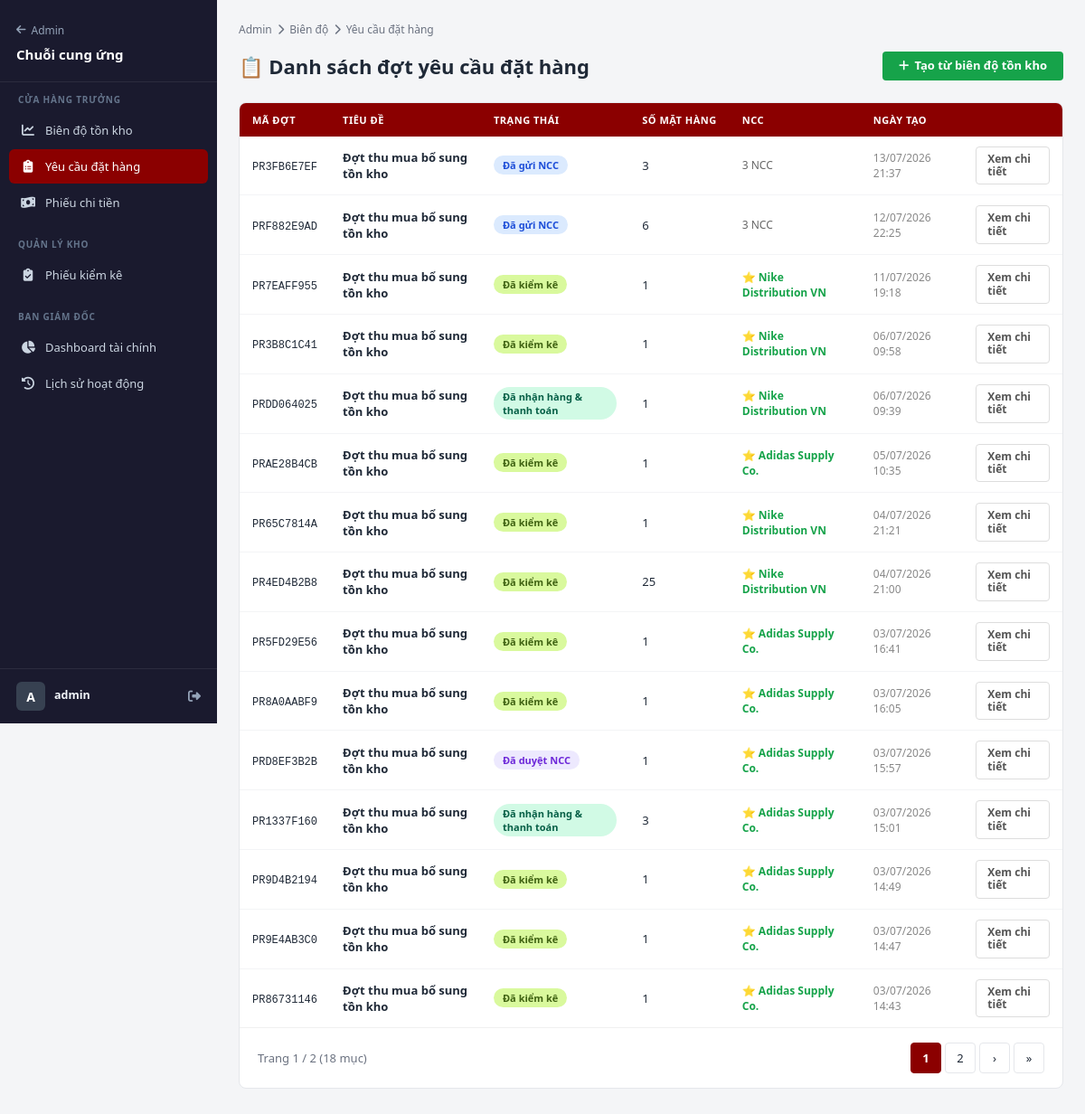
Page /supply/requests/ (signed in) on the earlier database version.
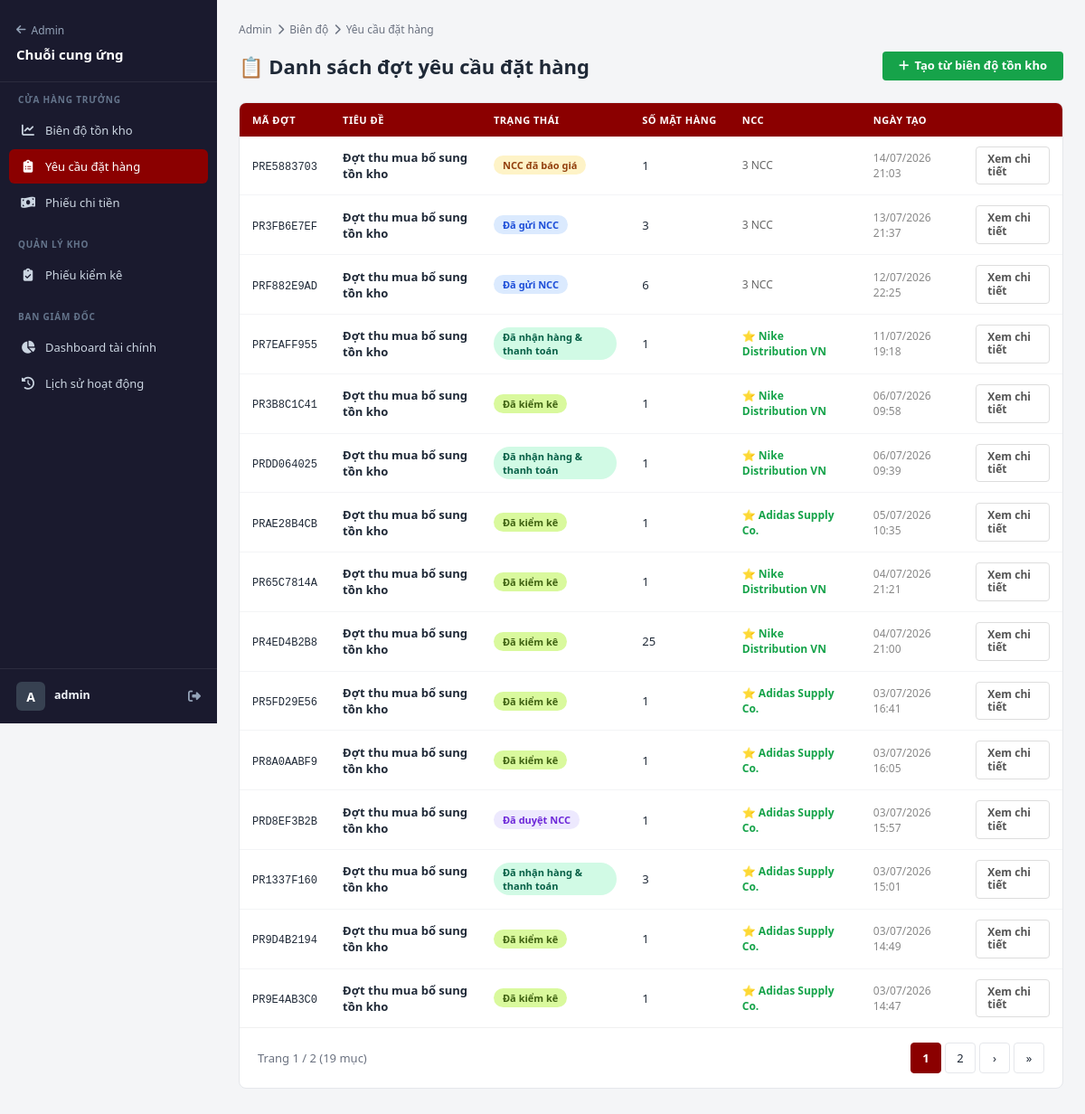
Same page on the later database version.
### apps/products/supply_models.py (models this page shows, shortened)
class PurchaseRequest(models.Model):
    class Status(models.TextChoices):
        DRAFT       = 'draft',       'Bản nháp'
        SENT        = 'sent',        'Đã gửi NCC'
        QUOTED      = 'quoted',      'NCC đã báo giá'
        APPROVED    = 'approved',    'Đã duyệt NCC'           # Phiếu kiểm kê được tạo tự động
        SHIPPED     = 'shipped',     'NCC đã giao hàng'       # (Deprecated - không dùng nữa)
        IN_CHECKING = 'in_checking', 'Đang kiểm kê'
        CHECKED     = 'checked',     'Đã kiểm kê'             # Đã duyệt phiếu kiểm kê, đã cộng kho
        RECEIVED    = 'received',    'Đã nhận hàng & thanh toán'
        CANCELLED   = 'cancelled',   'Đã hủy'
    code       = models.CharField(max_length=20, unique=True, blank=True)
    title      = models.CharField(max_length=200, default='Đợt thu mua bổ sung tồn kho')
    status     = models.CharField(max_length=20, choices=Status.choices, default=Status.DRAFT)
    note       = models.TextField(blank=True)
    created_by = models.ForeignKey(
        settings.AUTH_USER_MODEL, on_delete=models.SET_NULL,
        null=True, blank=True, related_name='purchase_requests',
    )
    suppliers  = models.ManyToManyField(
        Supplier, blank=True, verbose_name='Gửi đến NCC',
    )
    approved_supplier = models.ForeignKey(
        Supplier, on_delete=models.SET_NULL, null=True, blank=True,
        related_name='approved_requests', verbose_name='NCC được chọn',
    )
    approved_by  = models.ForeignKey(
        settings.AUTH_USER_MODEL, on_delete=models.SET_NULL,
        null=True, blank=True, related_name='approved_requests',
    )
    approved_at  = models.DateTimeField(null=True, blank=True)
    deadline     = models.DateField(null=True, blank=True, verbose_name='Hạn báo giá')
    created_at   = models.DateTimeField(auto_now_add=True)
    updated_at   = models.DateTimeField(auto_now=True)
    class Meta:
        verbose_name = 'Đợt yêu cầu đặt hàng'
        verbose_name_plural = 'Đợt yêu cầu đặt hàng'
        ordering = ['-created_at']
        permissions = [
            ('can_approve_purchase', 'Có thể duyệt đặt hàng'),
            ('can_receive_goods',    'Có thể nhận hàng'),
        ]

class Supplier(models.Model):
    name         = models.CharField(max_length=200, verbose_name='Tên NCC')
    contact_name = models.CharField(max_length=100, blank=True, verbose_name='Người liên hệ')
    phone        = models.CharField(max_length=20, blank=True)
    email        = models.EmailField(blank=True)
    address      = models.TextField(blank=True)
    note         = models.TextField(blank=True)
    is_active    = models.BooleanField(default=True)
    user         = models.OneToOneField(
        settings.AUTH_USER_MODEL, on_delete=models.SET_NULL,
        null=True, blank=True, related_name='supplier_profile',
        verbose_name='Tài khoản đăng nhập NCC',
    )
    created_at   = models.DateTimeField(auto_now_add=True)
    class Meta:
        verbose_name = 'Nhà cung cấp'
        verbose_name_plural = 'Nhà cung cấp'
        ordering = ['name']

### apps/products/supply_views.py (the view)
# urls.py: path('requests/', v.request_list, name='request_list'),
@login_required
def request_list(request):
    if not is_store_manager(request.user):
        return redirect("admin:index")
    qs = PurchaseRequest.objects.prefetch_related("items", "suppliers").order_by(
        "-created_at"
    )
    page_obj, paginator = paginate_queryset(request, qs, per_page=15)
    context = {"requests": page_obj.object_list}
    context.update(_pagination_context(request, page_obj, paginator))
    return render(request, "supply/request_list.html", context)

### apps/cart/context_processors.py (called while the page is built)
def cart_count(request):
    if request.user.is_authenticated:
        total_items = get_user_cart_item_count(request.user)
    else:
        cart = get_session_cart(request.session)
        total_items = sum(int(item.get('quantity', 0)) for item in cart.values())
    return {'cart_count': total_items}

### apps/cart/services.py (called while the page is built)
def get_user_cart_item_count(user):
    cart = Cart.objects.filter(user=user).first()
    if not cart:
        return 0
    return sum(item.quantity for item in cart.items.all())

### apps/products/context_processors.py (called while the page is built)
def navigation_data(request):
    return {
        'categories': Category.objects.filter(is_active=True).order_by('name'),
        'brands': Brand.objects.filter(is_active=True).order_by('name'),
    }

### apps/products/supply_admin_paths.py (called while the page is built)
def supply_path(name, pk=None):
    key = SUPPLY_ALIASES.get(name, name)
    path = SUPPLY_PATHS.get(key, "/supply/")
    if pk is not None and "{pk}" in path:
        return path.format(pk=pk)
    return path

### apps/products/supply_pagination.py (called while the page is built, shortened)
def smart_page_range(page_obj, paginator):
    current = page_obj.number
    num_pages = paginator.num_pages
    if num_pages <= 7:
        return list(range(1, num_pages + 1))

### apps/products/templatetags/supply_admin.py (called while the page is built)
@register.simple_tag
def supply_url(name, arg=None):
    return supply_path(name, pk=arg)

### templates/supply/request_list.html (shortened to what this page needs)
{% extends 'supply/base_supply.html' %}
{% load supply_admin %}
{% block supply_content %}
<nav class="supply-breadcrumb">
    <a href="{{ supply_paths.admin_index }}">Admin</a>
    <i class="fas fa-chevron-right"></i>
    <a href="{% supply_url 'analytics' %}">Biên độ</a>
    <i class="fas fa-chevron-right"></i>
    <span>Yêu cầu đặt hàng</span>
</nav>
<div class="supply-header">
    <h1 class="supply-title">📋 Danh sách đợt yêu cầu đặt hàng</h1>
    <a href="{% supply_url 'analytics' %}" class="btn-green">
        <i class="fas fa-plus"></i> Tạo từ biên độ tồn kho
    </a>
</div>
<div class="s-card">
    <div style="overflow-x:auto;">
    <table class="s-table">
        <thead>
            <tr>
                <th>Mã đợt</th>
                <th>Tiêu đề</th>
                <th>Trạng thái</th>
                <th>Số mặt hàng</th>
                <th>NCC</th>
                <th>Ngày tạo</th>
                <th></th>
            </tr>
        </thead>
        <tbody>
            {% for pr in requests %}
            <tr>
                <td><code style="font-size:12px;">{{ pr.code }}</code></td>
                <td style="font-weight:600;">{{ pr.title }}</td>
                <td><span class="badge badge-{{ pr.status }}">{{ pr.get_status_display }}</span></td>
                <td>{{ pr.items.count }}</td>
                <td style="font-size:12px;color:#666;">
                    {% if pr.approved_supplier %}
                    <span style="color:#16a34a;font-weight:600;">⭐ {{ pr.approved_supplier.name }}</span>
                    {% elif pr.suppliers.exists %}
                    {{ pr.suppliers.count }} NCC
                    {% else %}
                    <span style="color:#999;">Chưa gửi</span>
                    {% endif %}
                </td>
                <td style="font-size:12px;color:#888;">{{ pr.created_at|date:"d/m/Y H:i" }}</td>
                <td>
                    <a href="{% supply_url 'request_detail' pr.pk %}" class="btn-secondary" style="font-size:12px;padding:6px 12px;">
                        Xem chi tiết
                    </a>
                </td>
            </tr>
            {% endfor %}
        </tbody>
    </table>
    </div>
    {% include 'supply/_pagination.html' %}
</div>
{% endblock %}

Differences in the rows shown:
no longer on this page (row unchanged): PurchaseRequest: code "PR86731146", title "Đợt thu mua bổ sung tồn kho", status "Đã kiểm kê", items.count "1", approved_supplier.name "Adidas Supply Co.", created_at "03/07/2026 14:43"
added PurchaseRequest: code "PRE5883703", title "Đợt thu mua bổ sung tồn kho", status "NCC đã báo giá", items.count "1", suppliers.count "3", created_at "14/07/2026 21:03"
changed PurchaseRequest "PR7EAFF955": status "Đã kiểm kê" → "Đã nhận hàng & thanh toán"
Other differences:
{{ page_obj.paginator.count }}: "18" → "19"
